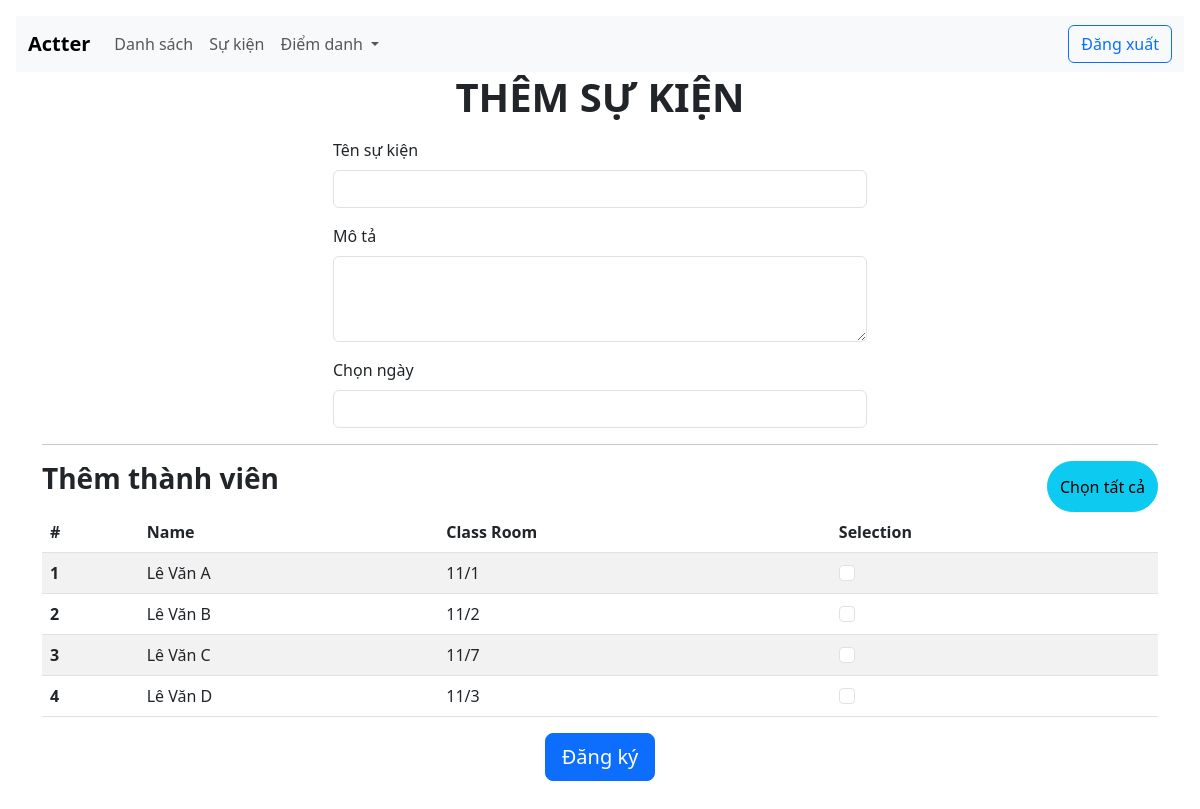
/registerevent/ (signed in), run on the app's committed database.
### app/models.py (models this page shows, shortened)
class Staffs(models.Model):
    customer = models.ForeignKey(User, on_delete= models.SET_NULL, null= True)
    name = models.CharField(max_length=200, null=True)
    classroom = models.CharField(max_length=200, null=True)
    phonenumber = models.CharField(max_length=10, null=True)

### app/views.py (the view, shortened to what this page needs)
# urls.py: path('registerevent/', views.registerevent, name='registerevent'),
def registerevent(request):
    customer = request.user
    staffs = Staffs.objects.filter(customer= customer)
    events = Event.objects.filter(customer= customer)
    context = {'staffs': staffs, 'events': events}
    return render(request, 'registerevent.html', context)

### app/Templates/registerevent.html (shortened to what this page needs)
{% include 'base.html' %}
{% block content %}
<link rel="stylesheet" href="https://cdnjs.cloudflare.com/ajax/libs/jqueryui/1.12.1/jquery-ui.min.css">
<h3 class="display-6 mb-3 fw-semibold lh-sm text-md-center">THÊM SỰ KIỆN</h3>
<form class="container h-100 " method="POST" action="">
    <div class="container h-100 col-sm-6">
    <div class="mb-3">
        <label for="exampleFormControlInput1" class="form-label">Tên sự kiện</label>
        <input type="text" class="form-control" id="exampleFormControlInput1" placeholder="" name="name">
      </div>
    <div class="mb-3">
        <label for="exampleFormControlTextarea1" class="form-label">Mô tả</label>
        <textarea class="form-control" id="exampleFormControlTextarea1" rows="3" name="description"></textarea>
    </div>
    <div class="mb-3">
        <label for="exampleFormControlTextarea1" class="form-label">Chọn ngày</label>
        <input type="text" class="form-control" placeholder="" id="datepicker" name="date">
    </div>
    </div>
    <hr class="hr" />
    <div class="d-flex justify-content-between">
        <h3 class="display-7 mb-3 fw-semibold lh-sm ">Thêm thành viên</h3>
        <button type="button" class="btn btn-info rounded-5" id="check-all-btn" name="{{staff.id}}">Chọn tất cả</button>
    </div>
    <table class="table table-striped table-hover">
        <thead>
          <tr>
            <th scope="col">#</th>
            <th scope="col">Name</th>
            <th scope="col">Class Room</th>
            <th scope="col">Selection</th>
          </tr>
        </thead>
        <tbody>
          {% for staff in staffs %}
          <tr>
            <th scope="row">{{ forloop.counter }}</th>
            <td>{{staff.name}}</td>
            <td>{{staff.classroom}}</td>
            <td><input class="form-check-input checkbox-item" type="checkbox" value="{{staff.id}}" id="flexCheckChecked" name="checkbox"></td>
          </tr>
          {% endfor %}
        </tbody>
    </table>
    <div class="d-flex justify-content-center mx-4 mb-3 mb-lg-4">
        <button type="submit" class="btn btn-primary btn-lg">Đăng ký</button>
    </div>
</form>
{% endblock content %}

### data on the page
Staffs: name "Lê Văn A", classroom "11/1"
Staffs: name "Lê Văn B", classroom "11/2"
Staffs: name "Lê Văn C", classroom "11/7"
Staffs: name "Lê Văn D", classroom "11/3"
